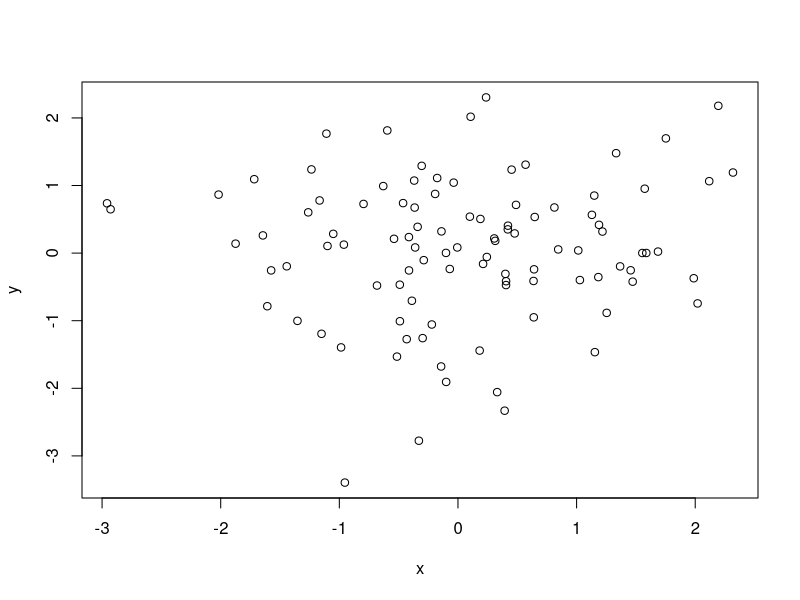

Recreate this plot in R.
## ---- chunk 1
x<- rnorm(100)
y<- rnorm(100)
plot(x,y)
